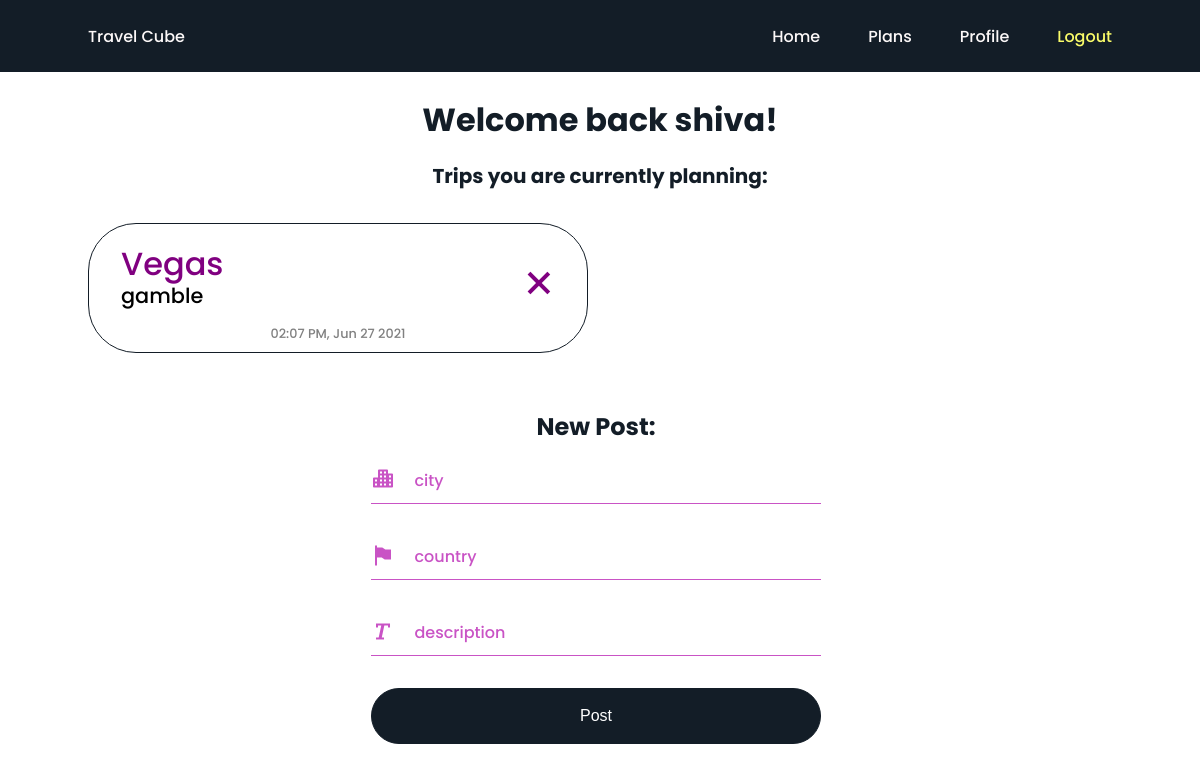
Before: /user/shiva (signed in) with the older database file.
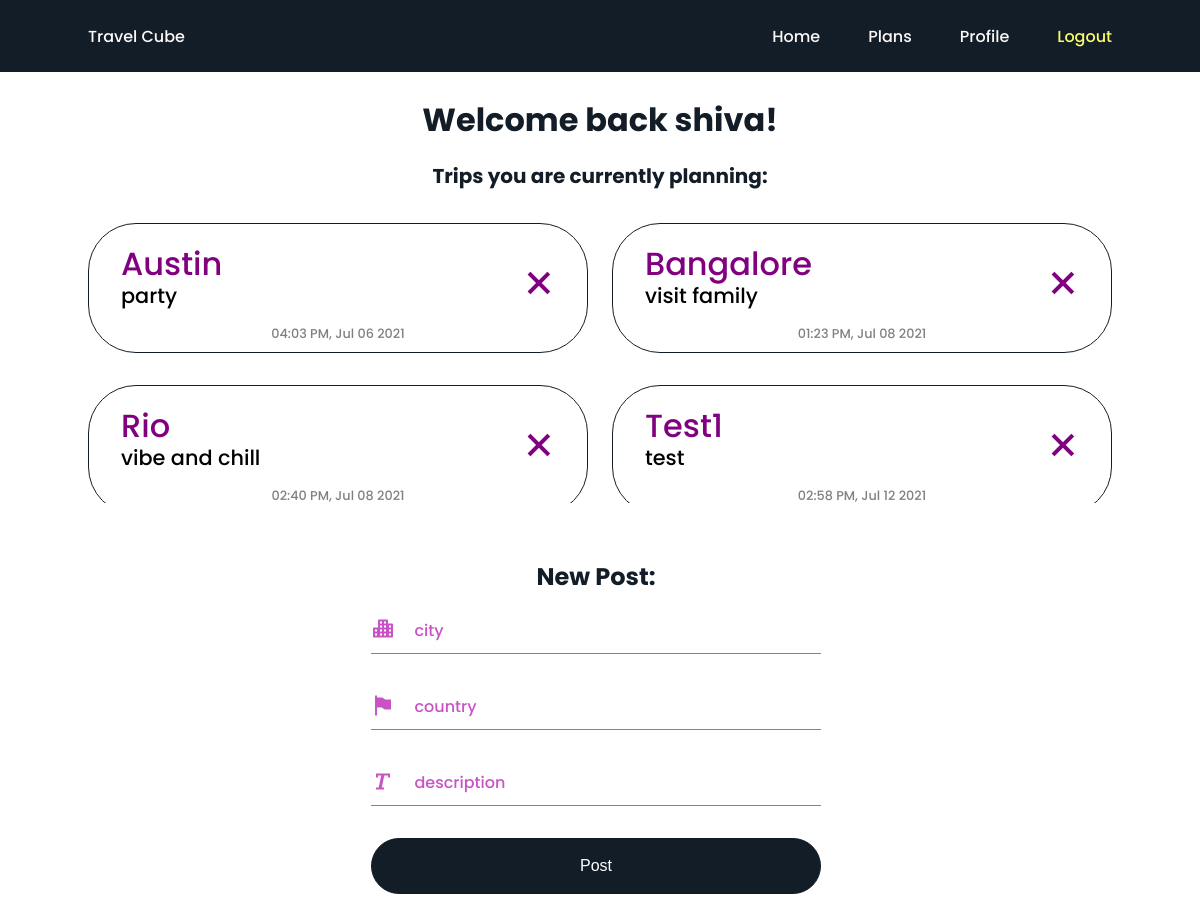
After: the same page with the newer database file.
### models.py (models this page shows, shortened)
class User(UserMixin, db.Model):
    id = db.Column(db.Integer, primary_key=True)
    username = db.Column(db.String(64), index=True, unique=True)
    email = db.Column(db.String(120), index=True, unique=True)
    password_hash = db.Column(db.String(128))
    posts = db.relationship('Post', backref='author', lazy='dynamic', cascade = 'all, delete, delete-orphan')
    liked = db.relationship('Like', backref='user', lazy='dynamic', cascade = 'all, delete, delete-orphan')

class Post(db.Model):
    id = db.Column(db.Integer, primary_key=True)
    city = db.Column(db.String(140))
    country = db.Column(db.String(140))
    description = db.Column(db.String(140))
    timestamp = db.Column(db.DateTime, index=True, default=datetime.utcnow)
    user_id = db.Column(db.Integer, db.ForeignKey('user.id'))
    likes = db.relationship('Like', backref='post', lazy='dynamic', cascade = 'all, delete, delete-orphan')

### routes.py (the view)
@app.route('/user/<username>',methods=['GET', 'POST'])
@login_required
def user(username):
    user = current_user
    user = User.query.filter_by(username=user.username).first()
    posts = Post.query.filter_by(user_id=user.id)
    length = Post.query.filter_by(user_id=user.id).count()
    if posts is None:
        posts = []
    form = DestinationForm()
    if request.method == 'POST' and form.validate():
        new_destination = Post(city = form.city.data,country=form.country.data,description=form.description.data, user_id=current_user.id)
        db.session.add(new_destination)
        db.session.commit()
        return redirect (url_for("authplans", username=user.username))
    return render_template('user.html', user=user, posts=posts, form=form, length=length)

### forms.py
class DestinationForm(FlaskForm):
    city = StringField('city', validators=[DataRequired()])
    country = StringField('country')
    description = StringField('description', validators=[DataRequired()])
    submit = SubmitField('Post')

### routes.py (called while the page is built)
@login.user_loader
def load_user(id):
    return User.query.get(int(id))

### templates/user.html (shortened to what this page needs)
<!DOCTYPE html>
<html lang="en" xml:lang="en">
    <head>
        <link href='https://cdn.jsdelivr.net/npm/boxicons@2.0.5/css/boxicons.min.css' rel='stylesheet'>
        <link rel="stylesheet" href="{{ url_for('static', filename='css/main.css') }}">
        <link rel="stylesheet" href="{{ url_for('static', filename='css/user.css') }}">
        <link rel="stylesheet" href="{{ url_for('static', filename='css/login.css') }}">
    </head>
    <body>
        <header class="l-header">
            <nav class="nav bd-grid">
                <div>
                    <a href="{{ url_for('index') }}" class="nav__logo">Travel Cube</a>
                </div>
                <div class="nav__menu" id="nav-menu">
                    <ul class="nav__list">
                        <li class="nav__item"><a href="{{ url_for('index') }}" class="nav__link active">Home</a></li>
                        {% if current_user.is_anonymous %}
                        <li class="nav__item"><a href="{{ url_for('plans') }}" class="nav__link active">Plans</a></li>
                        <li class="nav__item"><a href="{{ url_for('register') }}" class="nav__link auth">Register</a></li>
                        <li class="nav__item"><a href="{{ url_for('login') }}" class="nav__link auth">Login</a></li>
                        {% else %}
                        <li class="nav__item"><a href="{{ url_for('authplans', username=current_user.username) }}" class="nav__link">Plans</a></li>
                        <li class="nav__item"><a href="{{ url_for('user', username=current_user.username) }}" class="nav__link">Profile</a></li>
                        <li class="nav__item"><a href="{{ url_for('logout') }}" class="nav__link auth">Logout</a></li>
                        {% endif %}
                    </ul>
                </div>
            </nav>
        </header>
        <section class="content" id="main">
            <div>
                <div class="newouter">
                    <div class="newinner">
                        <h1 class="header">Welcome back {{current_user.username}}!</h1>
                        <h2 class="secondheader">Trips you are currently planning:</h2>
                        {% if length > 3 %}
                        <div class="scroll">
                        {% else %}
                        <div class="scroll0">
                        {% endif %}
                            {% for post in posts %}
                                <div class="plans">
                                    <div class="city">
                                        <p class="cityname">{{ post.city | title}}</p>
                                        <p class="description">{{ post.description }}</p>
                                    </div>
                                    <div class="authtime">
                                        <p class="author"><span class="time">{{ post.timestamp.strftime('%I:%M %p, %b %d %Y') }}</span></p>
                                    </div>
                                    <div class="delete">
                                        <a href="{{ url_for('delete', post_id=post.id) }}"><i class='bx bx-x likeicon'></i></a>
                                    </div>
                                </div>
                            {% endfor %}
                        </div>
                    </div>
                    <div class="nextinner form bd-grid">
                        <form method="post" class="form__content">
                            <h1 class="formtitle">New Post:</h1>
                            <div class="form__div">
                                <div class="form__icon">
                                    <i class='bx bxs-city'></i>
                                </div>
                                <div class="form__div-input">
                                    {{ form.city.label(class="form__label") }}
                                    {{ form.city(class="form__input") }}
                                </div>
                            </div>
                            <div class="form__div">
                                <div class="form__icon">
                                    <i class='bx bxs-flag-alt'></i>
                                </div>
                                <div class="form__div-input">
                                    {{ form.country.label(class="form__label") }}
                                    {{ form.country(class="form__input") }}
                                </div>
                            </div>
                            <div class="form__div">
                                <div class="form__icon">
                                    <i class='bx bx-text'></i>
                                </div>
                                <div class="form__div-input">
                                    {{ form.description.label(class="form__label") }}
                                    {{ form.description(class="form__input") }}
                                </div>
                            </div>
                            {{ form.submit(class="form__button") }}
                        </form>
                    </div>
                </div>
            </div>
        </section>
    </body>
</html>

### static/css/main.css (style rules this page uses)
:root { --header-height: 3rem; --first-color: #131D27; --first-color-dark: #fafc69; --first-color-darken: #dee059; --white-color: #FCF8F8; --body-font: 'Poppins', sans-serif; --big-font-size: 2.5rem; --normal-font-size: .938rem; --z-fixed: 100; }
@media screen and (min-width: 768px) { :root { --big-font-size: 5rem; --normal-font-size: 1rem; } }
*,::before,::after { box-sizing: border-box; }
html { scroll-behavior: smooth; }
body { margin: var(--header-height) 0 0 0; padding: 0; font-family: var(--body-font); font-size: var(--normal-font-size); font-weight: 500; }
h1,p,ul { margin: 0; }
ul { padding: 0; list-style: none; }
a { text-decoration: none; }
.bd-grid { max-width: 1024px; display: grid; grid-template-columns: 100%; column-gap: 2rem; width: calc(100% - 2rem); margin-left: 1rem; margin-right: 1rem; }
.l-header { width: 100%; position: fixed; top: 0; left: 0; z-index: var(--z-fixed); background-color: var(--first-color); }
.nav { height: var(--header-height); display: flex; justify-content: space-between; align-items: center; }
.nav__logo, .nav__item, .nav__toggle, .home__title, .home__description, .home__button, .home__img { visibility: hidden; }
.nav__item { margin-bottom: 2rem; }
.nav__close, .nav__link, .nav__logo, .nav__toggle { color: var(--white-color); }
.auth { color: var(--first-color-dark); }
.content { margin-top: calc(var(--header-height) + 1.5rem); }
@media screen and (min-width: 768px) { body { margin: 0; } }
@media screen and (min-width: 768px) { .nav { height: calc(var(--header-height) + 1.5rem); } }
@media screen and (min-width: 768px) { .nav__list { display: flex; } }
@media screen and (min-width: 768px) { .nav__item { margin-left: 3rem; margin-bottom: 0; } }
@media screen and (min-width: 1024px) { .bd-grid { margin-left: auto; margin-right: auto; } }

### static/css/user.css (style rules this page uses)
:root { --body-font: 'Poppins', sans-serif; }
.plans div p { padding: 0; margin: 0; }
.newouter { display: grid; }
.newinner { margin: 0 auto; margin-bottom: 2rem; margin-top: .5rem; }
.scroll { display: grid; row-gap: 1.5rem; width: 100%; grid-auto-rows: min-content; justify-content: center; height: 50vh; overflow-y: auto; margin-top: 1rem; margin-right: 2rem; }
.nextinner { margin: 0 auto; margin-top: 1rem; width: 75%; justify-content: center; }
.header { color: #131D27; font-size: 1.5rem; text-align: center; grid-column-start: 1; grid-column-end: 2; grid-row-start: 1; grid-row-end: 2; margin-bottom: 1rem; visibility: hidden; }
.secondheader { visibility: hidden; color: #131D27; font-size: 1rem; text-align: center; margin-bottom: .5rem; }
.plans { display: grid; border: .12rem #131D27 solid; border-radius: 3rem; padding: 0.75rem 1rem 0.25rem 1rem; grid-template-columns: 4fr 1fr; column-gap: 1rem; visibility: hidden; }
.cityname { font-size: 1.7rem; color: purple; }
.city { grid-column-start: 1; grid-column-end: 2; grid-row-start: 1; grid-row-end: 3; align-items: center; padding-left: 0.5rem; line-height: 2rem; }
.description { font-size: 1rem; color: black; }
.authtime { grid-column-start: 1; grid-column-end: 3; grid-row-start: 3; grid-row-end: 4; text-align: center; }
.author { font-size: 0.65rem; color: black; }
.time { font-size: 0.6rem; color: gray; }
.delete { text-align: right; display: grid; font-size: 3rem; grid-column-start: 2; grid-column-end: 3; grid-row-start: 1; grid-row-end: 3; }
.likeicon { margin-top: 0.6rem; color: purple; }
.formtitle { font-size: 1.5rem; font-weight: bold; margin-bottom: 1rem; text-align: center; }
@media screen and (min-width: 968px) { .scroll { justify-content: center; margin-top: 2rem; grid-template-columns: repeat(2, 500px); column-gap: 1.5rem; row-gap: 2rem; height: 35vh; } }
@media screen and (min-width: 968px) { .header { font-size: 2rem; grid-column-start: 1; grid-column-end: 3; grid-row-start: 1; grid-row-end: 2; margin-top: 1rem; } }
@media screen and (min-width: 968px) { .secondheader { font-size: 1.25rem; } }
@media screen and (min-width: 968px) { .plans { padding: 1.5rem 1.5rem 0.5rem 1.5rem; grid-template-columns: 5fr 1fr; } }
@media screen and (min-width: 968px) { .cityname { font-size: 2rem; } }
@media screen and (min-width: 968px) { .description { font-size: 1.3rem; } }
@media screen and (min-width: 968px) { .author { font-size: 0.85rem; } }
@media screen and (min-width: 968px) { .time { font-size: 0.8rem; } }
@media screen and (min-width: 968px) { .likeicon { margin-top: 0.7rem; } }

Changed rows visible on the page:
removed Post: city "Vegas", description "gamble", timestamp "02:07 PM, Jun 27 2021"
added Post: city "Austin", description "party", timestamp "04:03 PM, Jul 06 2021"
added Post: city "Bangalore", description "visit family", timestamp "01:23 PM, Jul 08 2021"
added Post: city "Rio", description "vibe and chill", timestamp "02:40 PM, Jul 08 2021"
added Post: city "Test1", description "test", timestamp "02:58 PM, Jul 12 2021"
